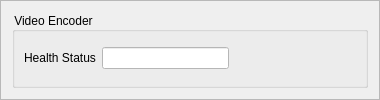
              <widget class="QFrame" name="frame_13">
               <property name="minimumSize">
                <size>
                 <width>380</width>
                 <height>0</height>
                </size>
               </property>
               <property name="frameShape">
                <enum>QFrame::StyledPanel</enum>
               </property>
               <property name="frameShadow">
                <enum>QFrame::Raised</enum>
               </property>
               <layout class="QVBoxLayout" name="verticalLayout_6">
                <item>
                 <widget class="QGroupBox" name="CSC_gb_13">
                  <property name="minimumSize">
                   <size>
                    <width>350</width>
                    <height>0</height>
                   </size>
                  </property>
                  <property name="font">
                   <font>
                    <italic>false</italic>
                    <underline>false</underline>
                   </font>
                  </property>
                  <property name="autoFillBackground">
                   <bool>false</bool>
                  </property>
                  <property name="styleSheet">
                   <string notr="true">color: rgb(0, 0, 0);</string>
                  </property>
                  <property name="title">
                   <string>Video Encoder</string>
                  </property>
                  <property name="flat">
                   <bool>false</bool>
                  </property>
                  <property name="checkable">
                   <bool>false</bool>
                  </property>
                  <layout class="QGridLayout" name="gridLayout_28">
                   <item row="0" column="0">
                    <layout class="QHBoxLayout" name="horizontalLayout_37">
                     <item>
                      <widget class="QLabel" name="label_52">
                       <property name="text">
                        <string>Health Status</string>
                       </property>
                      </widget>
                     </item>
                     <item>
                      <widget class="QLineEdit" name="CSVE_H_LE">
                       <property name="styleSheet">
                        <string notr="true">background-color: rgb(255, 255, 255);</string>
                       </property>
                      </widget>
                     </item>
                     <item>
                      <spacer name="horizontalSpacer_18">
                       <property name="orientation">
                        <enum>Qt::Horizontal</enum>
                       </property>
                       <property name="sizeHint" stdset="0">
                        <size>
                         <width>108</width>
                         <height>20</height>
                        </size>
                       </property>
                      </spacer>
                     </item>
                    </layout>
                   </item>
                  </layout>
                 </widget>
                </item>
               </layout>
              </widget>
